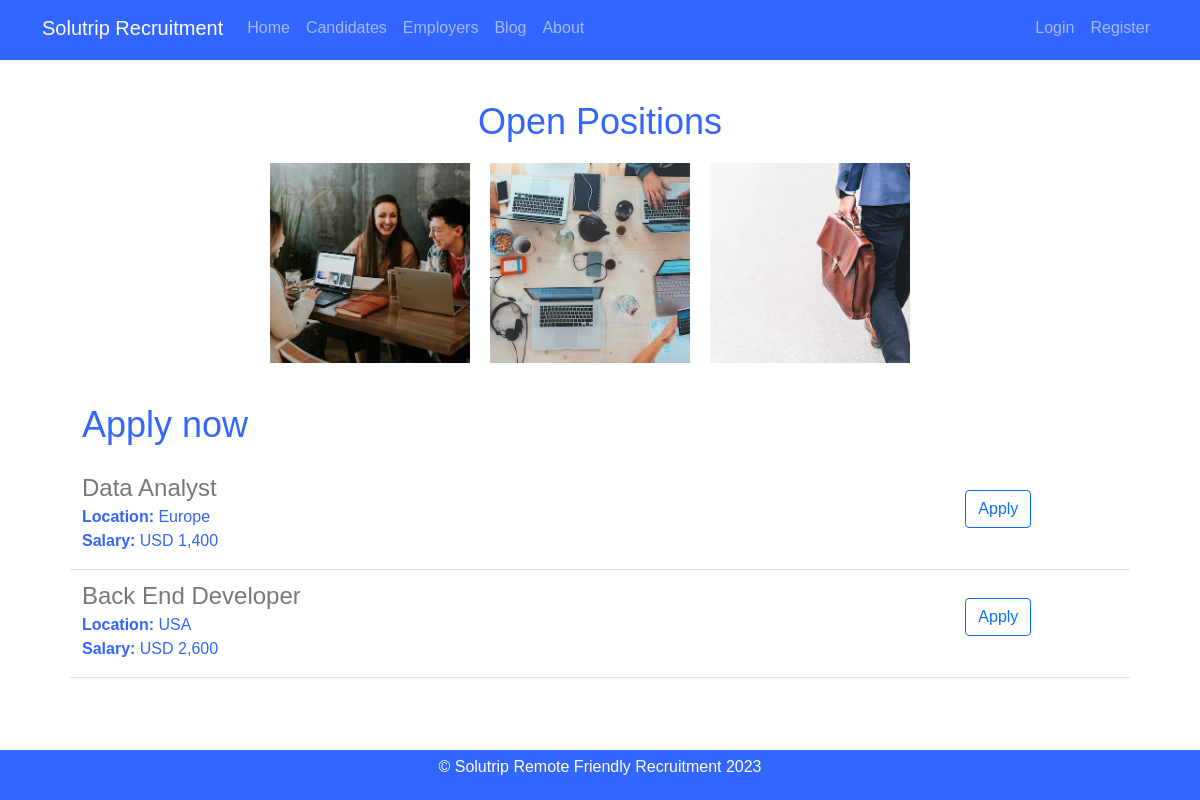
The page /candidates on the database its author committed.
### Solutrip_app/models.py (models this page shows)
class Jobs(db.Model):
    id = db.Column (db.Integer, primary_key=True)
    title = db.Column(db.String(60), nullable=False)
    location = db.Column(db.String(60), nullable=False)
    salary = db.Column(db.String(60), nullable=False)
    description = db.Column(db.Text, nullable=False)
    requirements= db.Column(db.Text, nullable=False)
    qualifications= db.Column(db.Text, nullable=False)
    company_id = db.Column(db.Integer, db.ForeignKey('company.id'), nullable=False)
    job_applications = db.relationship('JobApplication', backref='job', lazy=True)

### Solutrip_app/routes.py (the view)
@app.route("/candidates")
def candidates():
    jobs = Jobs.query.all()
    user = current_user
    return render_template("candidates.html", jobs=jobs, job=job, title="Jobs", user=user)

### Solutrip_app/templates/candidates.html
{% extends 'layout.html' %}
{% block content %}
    <section id="carousel">
        <h2> Open Positions</h2>
        <div id="slides">
            <a href="{{ url_for('static', filename='1.jpg') }}">
                <img src="{{ url_for('static', filename='1.jpg') }}" alt="Job description 1">
            </a>
            <a href="{{ url_for('static', filename='2.jpg') }}">
                <img src="{{ url_for('static', filename='2.jpg') }}" alt="Job description 2">
            </a>
            <a href="{{ url_for('static', filename='3.jpg') }}">
                <img src="{{ url_for('static', filename='3.jpg') }}" alt="Job description 3">
            </a>
        </div>
        <div class="body-text" style="text-align: left;">
            <h2> Apply now </h2>
            {% if jobs %}
                {% for job in jobs %}
                    <div class="row border-bottom" style="margin-top: 4px;">
                        <div class="col-10">
                            <h4 style="color: rgb(120,120,120); margin-top: 8px; margin-bottom: 2px">{{ job.title }}</h4>
                            <div><b>Location: </b>{{ job.location }}</div>
                            <div style="margin-bottom: 16px;"><b>Salary: </b>{{ job.salary }}</div>
                        </div>
                        <div class="col-2">
                            {% if user.role == 'admin' %}
                            <a href="{{ url_for('update_job', job_id=job.id) }}" type="button" class="btn btn-outline-primary mt-4 float-right">Edit</a>
                            <button type="button" class="btn btn-outline-danger mt-4 float-right" data-bs-toggle="modal" data-bs-target="#deleteModal-{{ job.id }}">Delete</button>
                            <div class="modal fade" id="deleteModal-{{ job.id }}" tabindex="-1" role="dialog" aria-labelledby="deleteModalLabel-{{ job.id }}" aria-hidden="true">
                                <div class="modal-dialog" role="document">
                                    <div class="modal-content">
                                        <div class="modal-header">
                                            <h5 class="modal-title" id="deleteModalLabel-{{ job.id }}">Confirm Delete</h5>
                                            <button type="button" class="close" data-bs-dismiss="modal" aria-label="Close">
                                                <span aria-hidden="true">&times;</span>
                                            </button>
                                        </div>
                                        <div class="modal-body">
                                            Are you sure you want to delete "{{ job.title }}"?
                                        </div>
                                        <div class="modal-footer">
                                            <button type="button" class="btn btn-secondary" data-bs-dismiss="modal">Cancel</button>
                                            <form method="POST" action="{{ url_for('delete_job', job_id=job.id) }}" style="display: inline;">
                                                <input type="hidden" name="_method" value="DELETE">
                                                <button type="submit" class="btn btn-danger">Delete</button>
                                            </form>
                                        </div>
                                    </div>
                                </div>
                            </div>
                            {% else %}
                                <a href="{{ url_for('apply', job_id=job.id) }}"" type="button" class="btn btn-outline-primary mt-4 float-right">Apply</a>
                            {% endif %}
                        </div>
                    </div>
                {% endfor %}
            {% endif %}
        </div>
    </section>
{% endblock %}

### Solutrip_app/static/styles.css (style rules this page uses)
body { background-image: url(bg-img.jpg); background-size: cover; font-family: Arial, sans-serif; color: #333; }
section { text-align: center; }
.body-text { color: rgb(80,80,80); font-size: 16px; margin-top: 40px; margin-bottom: 60px; padding-bottom: 20px; }
#carousel { background-color: white; padding: 40px; text-align: center; }
#carousel h2 { font-size: 36px; margin-bottom: 20px; }
#slides { display: flex; justify-content: center; align-items: center; height: 200px; }
#slides img { width: 200px; height: 200px; margin-right: 20px; object-fit: cover; }
html, body { height: 100%; }
.border-bottom { color: #3366ff; }
#account h1,h2 { color: #3366ff; }

### rows shown on the page
Jobs: title "Data Analyst", location "Europe", salary "USD 1,400"
Jobs: title "Back End Developer", location "USA", salary "USD 2,600"
